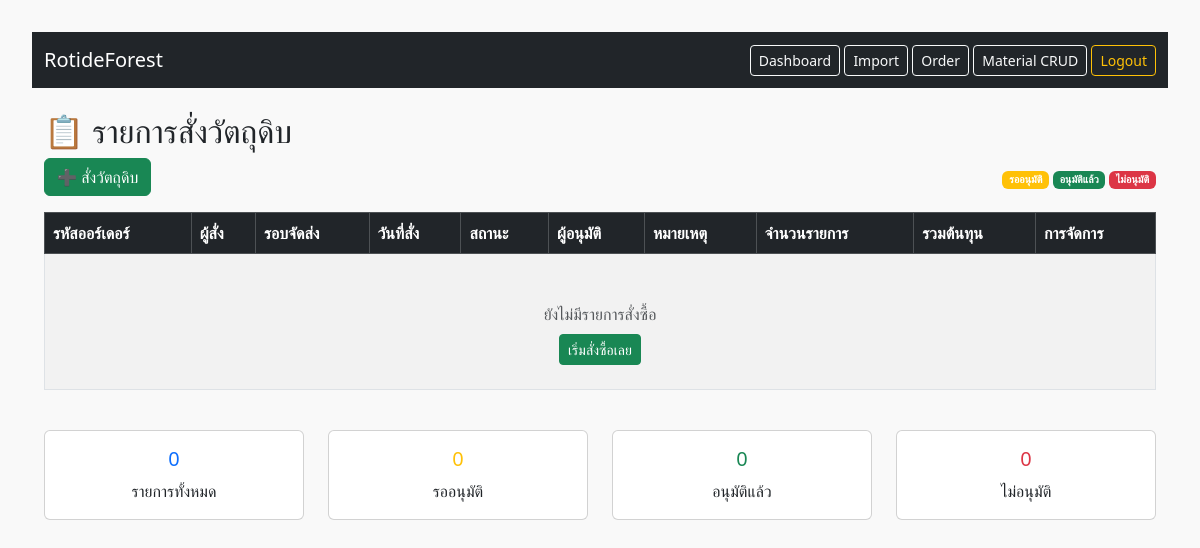
The app's page / (signed in), older data.
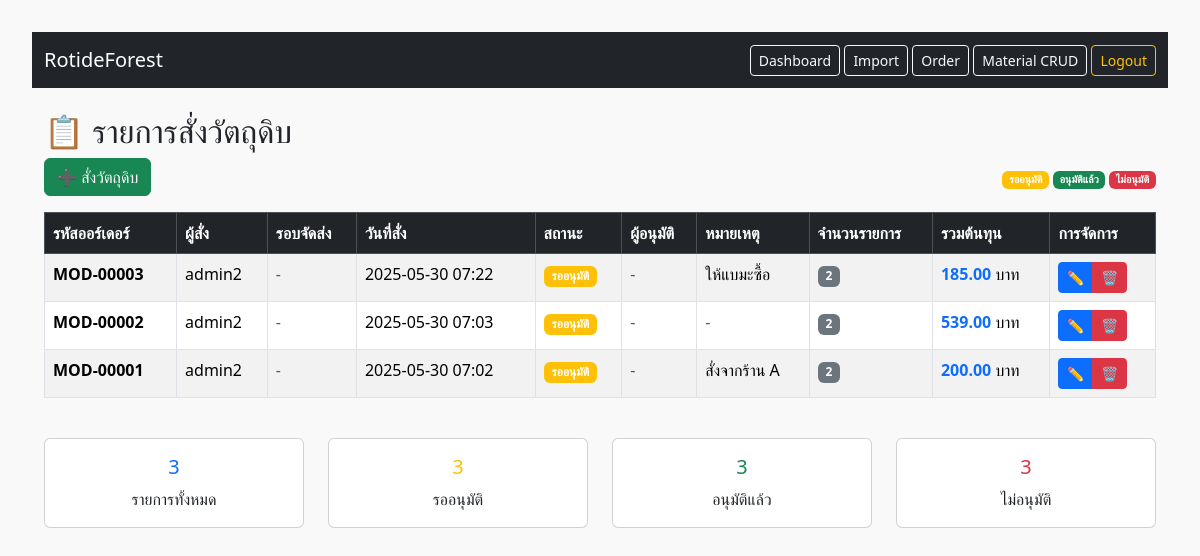
The same page, newer data.
### inventory/models.py (models this page shows, shortened)
class MaterialOrder(models.Model):
    APPROVAL_STATUS_CHOICES = [
        ('pending', 'รออนุมัติ'),
        ('approved', 'อนุมัติแล้ว'),
        ('rejected', 'ไม่อนุมัติ'),
    ]
    quantity = models.IntegerField(default=0, null=True, blank=True)
    total_cost = models.FloatField(default=0, null=True, blank=True)
    ordered_by = models.ForeignKey(User, on_delete=models.CASCADE, verbose_name="ผู้สั่ง")
    created_at = models.DateTimeField(auto_now_add=True, verbose_name="วันที่สั่ง")
    updated_at = models.DateTimeField(auto_now=True)
    note = models.TextField(blank=True, verbose_name="หมายเหตุ")
    delivery_round = models.ForeignKey(
        DeliveryRound,
        on_delete=models.SET_NULL,
        null=True,
        blank=True,
        verbose_name="รอบจัดส่ง"
    )
    approval_status = models.CharField(
        max_length=20,
        choices=APPROVAL_STATUS_CHOICES,
        default='pending',
        verbose_name="สถานะอนุมัติ"
    )
    approved_by = models.ForeignKey(
        User,
        on_delete=models.SET_NULL,
        null=True,
        blank=True,
        related_name='approved_orders',
        verbose_name="ผู้อนุมัติ"
    )
    approved_at = models.DateTimeField(null=True, blank=True, verbose_name="วันที่อนุมัติ")
    class Meta:
        verbose_name = "รายการสั่งซื้อ"
        verbose_name_plural = "รายการสั่งซื้อ"
        ordering = ['-created_at']

### inventory/views.py (the view)
# urls.py: path('', views.home, name='home'),
@login_required
def home(request):
    orders = MaterialOrder.objects.all().order_by('-created_at')
    status_counts = MaterialOrder.objects.aggregate(
        total=Count('id'),
        pending=Count('id', filter=Q(approval_status='pending')),
        approved=Count('id', filter=Q(approval_status='approved')),
        rejected=Count('id', filter=Q(approval_status='rejected'))
    )
    return render(request, 'inventory/home.html', {
        'orders': orders,
        'status_counts': status_counts
    })

### inventory/templates/inventory/home.html (shortened to what this page needs)
{% extends 'inventory/base.html' %}
{% block content %}
<h2>📋 รายการสั่งวัตถุดิบ</h2>
<div class="d-flex justify-content-between align-items-center mb-3">
  <a href="{% url 'order_material' %}" class="btn btn-success">
     ➕ สั่งวัตถุดิบ
  </a>
  <div>
    <small class="text-muted">
      <span class="badge bg-warning">รออนุมัติ</span>
      <span class="badge bg-success">อนุมัติแล้ว</span>
      <span class="badge bg-danger">ไม่อนุมัติ</span>
    </small>
  </div>
</div>
<div class="table-responsive">
  <table class="table table-striped table-bordered">
    <thead class="table-dark">
      <tr>
        <th>รหัสออร์เดอร์</th>
        <th>ผู้สั่ง</th>
        <th>รอบจัดส่ง</th>
        <th>วันที่สั่ง</th>
        <th>สถานะ</th>
        <th>ผู้อนุมัติ</th>
        <th>หมายเหตุ</th>
        <th>จำนวนรายการ</th>
        <th>รวมต้นทุน</th>
        <th>การจัดการ</th>
      </tr>
    </thead>
    <tbody>
      {% for order in orders %}
      <tr>
        <td>
          <strong>MOD-{{ order.id|stringformat:"05d" }}</strong>
        </td>
        <td>{{ order.ordered_by.username }}</td>
        <td>
          {% if order.delivery_round %}
            <span class="badge bg-info">{{ order.delivery_round.name }}</span>
          {% else %}
            <span class="text-muted">-</span>
          {% endif %}
        </td>
        <td>{{ order.created_at|date:"Y-m-d H:i" }}</td>
        <td>
          {% if order.approval_status == 'pending' %}
            <span class="badge bg-warning">รออนุมัติ</span>
          {% elif order.approval_status == 'approved' %}
            <span class="badge bg-success">อนุมัติแล้ว</span>
          {% elif order.approval_status == 'rejected' %}
            <span class="badge bg-danger">ไม่อนุมัติ</span>
          {% endif %}
        </td>
        <td>
          {% if order.approved_by %}
            {{ order.approved_by.username }}
            {% if order.approved_at %}
              <br><small class="text-muted">{{ order.approved_at|date:"m/d H:i" }}</small>
            {% endif %}
          {% else %}
            <span class="text-muted">-</span>
          {% endif %}
        </td>
        <td>
          {% if order.note %}
            <span title="{{ order.note }}">
              {{ order.note|truncatechars:30 }}
            </span>
          {% else %}
            <span class="text-muted">-</span>
          {% endif %}
        </td>
        <td>
          <span class="badge bg-secondary">{{ order.items.count }}</span>
        </td>
        <td>
          <strong class="text-primary">{{ order.total_cost|floatformat:2 }}</strong> บาท
        </td>
        <td>
          <div class="btn-group btn-group-sm" role="group">
            {% if order.approval_status == 'pending' %}
              <a href="{% url 'order_edit' order.id %}" class="btn btn-primary" title="แก้ไข">
                ✏️
              </a>
              <a href="{% url 'order_delete' order.id %}" class="btn btn-danger" title="ลบ">
                🗑️
              </a>
            {% else %}
              <span class="text-muted small">ไม่สามารถแก้ไขได้</span>
            {% endif %}
          </div>
        </td>
      </tr>
      {% empty %}
      <tr>
        <td colspan="10" class="text-center text-muted py-4">
          <br>
          ยังไม่มีรายการสั่งซื้อ<br>
          <a href="{% url 'order_material' %}" class="btn btn-success btn-sm mt-2">
            เริ่มสั่งซื้อเลย
          </a>
        </td>
      </tr>
      {% endfor %}
    </tbody>
  </table>
</div>
<div class="row mt-4">
  <div class="col-md-3">
    <div class="card text-center">
      <div class="card-body">
        <h5 class="card-title text-primary">{{ orders.count }}</h5>
        <p class="card-text">รายการทั้งหมด</p>
      </div>
    </div>
  </div>
  <div class="col-md-3">
    <div class="card text-center">
      <div class="card-body">
        <h5 class="card-title text-warning">
          {{ orders|length }}
        </h5>
        <p class="card-text">รออนุมัติ</p>
      </div>
    </div>
  </div>
  <div class="col-md-3">
    <div class="card text-center">
      <div class="card-body">
        <h5 class="card-title text-success">
          {{ orders|length }}
        </h5>
        <p class="card-text">อนุมัติแล้ว</p>
      </div>
    </div>
  </div>
  <div class="col-md-3">
    <div class="card text-center">
      <div class="card-body">
        <h5 class="card-title text-danger">
          {{ orders|length }}
        </h5>
        <p class="card-text">ไม่อนุมัติ</p>
      </div>
    </div>
  </div>
</div>
{% endblock %}

### inventory/templates/inventory/base.html (shortened to what this page needs)
<!DOCTYPE html>
<html lang="en">
<head>
    <link href="https://cdn.jsdelivr.net/npm/bootstrap@5.3.2/dist/css/bootstrap.min.css" rel="stylesheet">
</head>
<body>
<nav class="navbar navbar-expand-lg navbar-dark bg-dark mb-4">
  <div class="container-fluid">
    <a class="navbar-brand" href="{% url 'home' %}">RotideForest</a>
    <div>
        <a href="{% url 'dashboard' %}" class="btn btn-outline-light btn-sm">Dashboard</a>
      <a href="/import" class="btn btn-outline-light btn-sm">Import</a>
      <a href="/order" class="btn btn-outline-light btn-sm">Order</a>
      <a href="/materials" class="btn btn-outline-light btn-sm">Material CRUD</a>
      <a href="/logout" class="btn btn-outline-warning btn-sm">Logout</a>
    </div>
  </div>
</nav>
<div class="container">
  {% block content %}{% endblock %}
</div>
</body>
</html>

### inventory/templates/inventory/base.html (style rules this page uses)
body { padding: 2rem; background-color: #f9f9f9; }

Row changes from the older to the newer data that the page shows:
added MaterialOrder: id "00003", ordered_by.username "admin2", created_at "2025-05-30 07:22", approval_status "รออนุมัติ", note "ให้แบมะซื้อ", items.count "2", total_cost "185.00"
added MaterialOrder: id "00002", ordered_by.username "admin2", created_at "2025-05-30 07:03", approval_status "รออนุมัติ", items.count "2", total_cost "539.00"
added MaterialOrder: id "00001", ordered_by.username "admin2", created_at "2025-05-30 07:02", approval_status "รออนุมัติ", note "สั่งจากร้าน A", items.count "2", total_cost "200.00"
Text that changed along with them:
{{ orders.count }}: "0" → "3"
{{ orders|length }}: "0" → "3"
text no longer shown: "ยังไม่มีรายการสั่งซื้อ เริ่มสั่งซื้อเลย"
